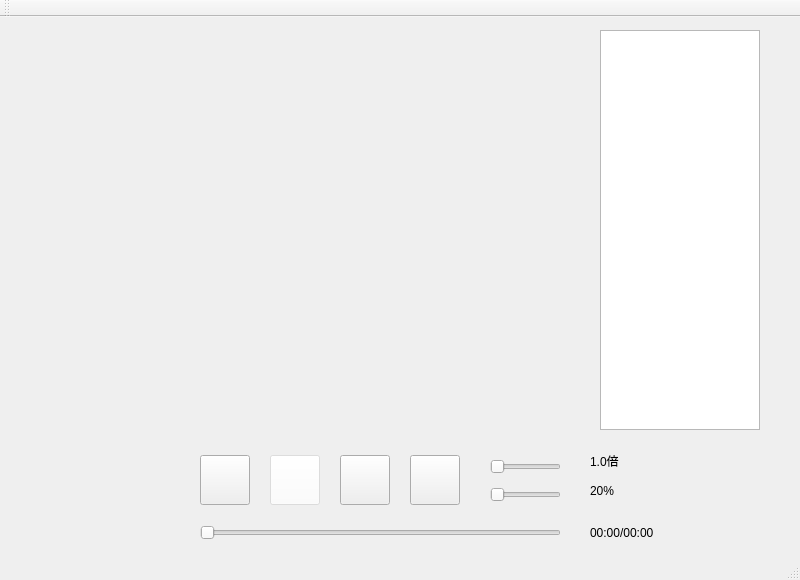
<?xml version="1.0" encoding="UTF-8"?>
<ui version="4.0">
 <class>MainWindow</class>
 <widget class="QMainWindow" name="MainWindow">
  <property name="geometry">
   <rect>
    <x>0</x>
    <y>0</y>
    <width>800</width>
    <height>580</height>
   </rect>
  </property>
  <property name="windowTitle">
   <string>MainWindow</string>
  </property>
  <widget class="QWidget" name="centralWidget">
   <widget class="QPushButton" name="pushButton_previous">
    <property name="geometry">
     <rect>
      <x>270</x>
      <y>438</y>
      <width>50</width>
      <height>50</height>
     </rect>
    </property>
    <property name="styleSheet">
     <string notr="true">background-color: rgba(255, 255, 255, 100);</string>
    </property>
    <property name="text">
     <string/>
    </property>
   </widget>
   <widget class="QPushButton" name="pushButton_pause">
    <property name="geometry">
     <rect>
      <x>340</x>
      <y>438</y>
      <width>50</width>
      <height>50</height>
     </rect>
    </property>
    <property name="text">
     <string/>
    </property>
   </widget>
   <widget class="QSlider" name="volum">
    <property name="geometry">
     <rect>
      <x>490</x>
      <y>468</y>
      <width>71</width>
      <height>20</height>
     </rect>
    </property>
    <property name="styleSheet">
     <string notr="true">     QSlider::add-page:Horizontal\  
     {     \  
        background-color: rgb(87, 97, 106);\  
        height:4px;\  
     }\  
     QSlider::sub-page:Horizontal \  
    {\  
        background-color:qlineargradient(spread:pad, x1:0, y1:0, x2:1, y2:0, stop:0 rgba(231,80,229, 255), stop:1 rgba(7,208,255, 255));\  
        height:4px;\  
     }\  
    QSlider::groove:Horizontal \  
    {\  
        background:transparent;\  
        height:6px;\  
    }\  
    QSlider::handle:Horizontal \  
    {\  
        height: 30px;\  
        width:8px;\  
        border-image: url(:/images/ic_music_thumb.png);\  
        margin: -8 0px; \  
    }\  </string>
    </property>
    <property name="orientation">
     <enum>Qt::Horizontal</enum>
    </property>
   </widget>
   <widget class="QPushButton" name="pushButton_next">
    <property name="geometry">
     <rect>
      <x>410</x>
      <y>438</y>
      <width>50</width>
      <height>50</height>
     </rect>
    </property>
    <property name="text">
     <string/>
    </property>
   </widget>
   <widget class="QPushButton" name="pushButton_open">
    <property name="geometry">
     <rect>
      <x>200</x>
      <y>438</y>
      <width>50</width>
      <height>50</height>
     </rect>
    </property>
    <property name="text">
     <string/>
    </property>
   </widget>
   <widget class="QSlider" name="horizontalSlider">
    <property name="geometry">
     <rect>
      <x>200</x>
      <y>508</y>
      <width>361</width>
      <height>16</height>
     </rect>
    </property>
    <property name="orientation">
     <enum>Qt::Horizontal</enum>
    </property>
   </widget>
   <widget class="QLabel" name="label_volum">
    <property name="geometry">
     <rect>
      <x>590</x>
      <y>468</y>
      <width>54</width>
      <height>12</height>
     </rect>
    </property>
    <property name="text">
     <string>20%</string>
    </property>
   </widget>
   <widget class="QLabel" name="label">
    <property name="geometry">
     <rect>
      <x>590</x>
      <y>508</y>
      <width>81</width>
      <height>16</height>
     </rect>
    </property>
    <property name="text">
     <string>00:00/00:00</string>
    </property>
   </widget>
   <widget class="QLabel" name="label_play_rate">
    <property name="geometry">
     <rect>
      <x>590</x>
      <y>438</y>
      <width>54</width>
      <height>12</height>
     </rect>
    </property>
    <property name="text">
     <string>1.0倍</string>
    </property>
   </widget>
   <widget class="QListWidget" name="list">
    <property name="geometry">
     <rect>
      <x>600</x>
      <y>13</y>
      <width>160</width>
      <height>400</height>
     </rect>
    </property>
   </widget>
   <widget class="QSlider" name="rate">
    <property name="geometry">
     <rect>
      <x>490</x>
      <y>440</y>
      <width>71</width>
      <height>20</height>
     </rect>
    </property>
    <property name="orientation">
     <enum>Qt::Horizontal</enum>
    </property>
   </widget>
  </widget>
  <widget class="QMenuBar" name="menuBar">
   <property name="geometry">
    <rect>
     <x>0</x>
     <y>0</y>
     <width>800</width>
     <height>21</height>
    </rect>
   </property>
  </widget>
  <widget class="QToolBar" name="mainToolBar">
   <attribute name="toolBarArea">
    <enum>TopToolBarArea</enum>
   </attribute>
   <attribute name="toolBarBreak">
    <bool>false</bool>
   </attribute>
  </widget>
  <widget class="QStatusBar" name="statusBar"/>
 </widget>
 <layoutdefault spacing="6" margin="11"/>
 <resources/>
 <connections/>
</ui>
